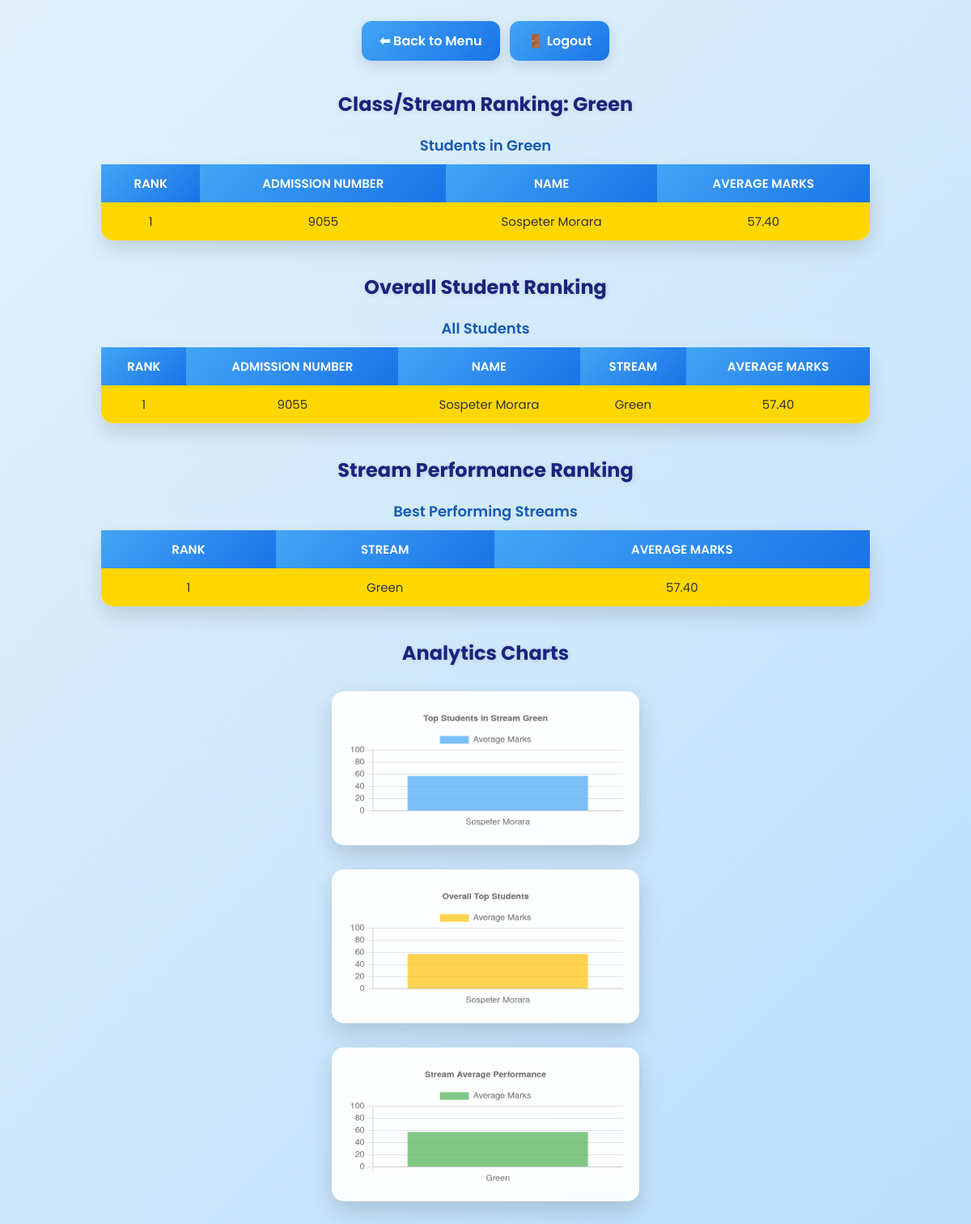
The app's page /rankings/Green/ (signed in) with its own data.
### students/models.py (models this page shows, shortened)
class Student(models.Model):
    GENDER_CHOICES = [
        ('Male', 'Male'),
        ('Female', 'Female'),
        ('Other', 'Other'),
    ]
    admission_number = models.CharField(max_length=20, primary_key=True)
    first_name = models.CharField(max_length=50)
    last_name = models.CharField(max_length=50)
    dob = models.DateField()
    gender = models.CharField(max_length=10, choices=GENDER_CHOICES)
    student_class = models.CharField(max_length=20)
    stream = models.CharField(max_length=5)
    contact_number = models.CharField(max_length=15)
    parent_name = models.CharField(max_length=50)
    parent_contact = models.CharField(max_length=15)
    address = models.TextField()
    photo = models.ImageField(upload_to="student_photos/", null=True, blank=True)
    class Meta:
        ordering = ["admission_number"]
        verbose_name_plural = "Students"

### students/views.py (the view)
# urls.py: path('rankings/', views.student_rankings, name='rankings_overall'),
@login_required
def student_rankings(request, stream=None):
    students_perf = Performance.objects.values(
        "student__admission_number", "student__first_name", "student__last_name", "student__stream"
    ).annotate(avg_marks=Avg("marks"))
    class_ranked = []
    if stream:
        stream_perf = [s for s in students_perf if s["student__stream"] == stream]
        stream_perf.sort(key=lambda x: -x["avg_marks"])
        for idx, s in enumerate(stream_perf, start=1):
            class_ranked.append({
                "rank": idx,
                "admission_number": s["student__admission_number"],
                "name": f"{s['student__first_name']} {s['student__last_name']}",
                "avg_marks": s["avg_marks"],
            })
    overall_ranked_list = []
    for idx, s in enumerate(sorted(students_perf, key=lambda x: -x["avg_marks"]), start=1):
        overall_ranked_list.append({
            "rank": idx,
            "admission_number": s["student__admission_number"],
            "name": f"{s['student__first_name']} {s['student__last_name']}",
            "avg_marks": s["avg_marks"],
            "stream": s["student__stream"],
        })
    streams_perf = {}
    for s in students_perf:
        streams_perf.setdefault(s["student__stream"], []).append(s["avg_marks"])
    stream_avg_list = [{"stream": k, "avg_marks": sum(v)/len(v) if v else 0} for k, v in streams_perf.items()]
    stream_avg_list.sort(key=lambda x: -x["avg_marks"])
    context = {
        "stream": stream,
        "class_ranked": class_ranked,
        "overall_ranked": overall_ranked_list,
        "stream_avg_list": stream_avg_list,
    }
    return render(request, "students/rankings.html", context)

### students/templates/students/rankings.html (shortened to what this page needs)
{% load static %}
<!DOCTYPE html>
<html lang="en">
<head>
</head>
<body>
<nav>
    <a href="{% url 'menu' %}">⬅ Back to Menu</a>
    <a href="{% url 'logout' %}">🚪 Logout</a>
</nav>
{% if stream %}
<h2>Class/Stream Ranking: {{ stream }}</h2>
{% if class_ranked %}
<table>
    <caption>Students in {{ stream }}</caption>
    <thead>
        <tr>
            <th>Rank</th>
            <th>Admission Number</th>
            <th>Name</th>
            <th>Average Marks</th>
        </tr>
    </thead>
    <tbody>
        {% for student in class_ranked %}
        <tr class="{% if student.rank == 1 %}rank-1{% elif student.rank == 2 %}rank-2{% elif student.rank == 3 %}rank-3{% endif %}">
            <td>{{ student.rank }}</td>
            <td>{{ student.admission_number }}</td>
            <td>{{ student.name }}</td>
            <td class="{% if student.avg_marks < 50 %}fail{% endif %}">{{ student.avg_marks|floatformat:2 }}</td>
        </tr>
        {% endfor %}
    </tbody>
</table>
{% else %}
<p style="text-align:center; font-size:16px;">No students found in this stream.</p>
{% endif %}
{% endif %}
<h2>Overall Student Ranking</h2>
<table>
    <caption>All Students</caption>
    <thead>
        <tr>
            <th>Rank</th>
            <th>Admission Number</th>
            <th>Name</th>
            <th>Stream</th>
            <th>Average Marks</th>
        </tr>
    </thead>
    <tbody>
        {% for student in overall_ranked %}
        <tr class="{% if student.rank == 1 %}rank-1{% elif student.rank == 2 %}rank-2{% elif student.rank == 3 %}rank-3{% endif %}">
            <td>{{ student.rank }}</td>
            <td>{{ student.admission_number }}</td>
            <td>{{ student.name }}</td>
            <td>{{ student.stream }}</td>
            <td class="{% if student.avg_marks < 50 %}fail{% endif %}">{{ student.avg_marks|floatformat:2 }}</td>
        </tr>
        {% endfor %}
    </tbody>
</table>
<h2>Stream Performance Ranking</h2>
<table>
    <caption>Best Performing Streams</caption>
    <thead>
        <tr>
            <th>Rank</th>
            <th>Stream</th>
            <th>Average Marks</th>
        </tr>
    </thead>
    <tbody>
        {% for s in stream_avg_list %}
        <tr class="{% if forloop.counter == 1 %}rank-1{% elif forloop.counter == 2 %}rank-2{% elif forloop.counter == 3 %}rank-3{% endif %}">
            <td>{{ forloop.counter }}</td>
            <td>{{ s.stream }}</td>
            <td>{{ s.avg_marks|floatformat:2 }}</td>
        </tr>
        {% endfor %}
    </tbody>
</table>
<h2>Analytics Charts</h2>
<canvas id="streamTopChart"></canvas>
<canvas id="overallTopChart"></canvas>
<canvas id="streamAvgChart"></canvas>
<script>
// Chart 1: Top Students in Stream
const streamTopData = {
    labels: [{% for student in class_ranked %}"{{ student.name }}"{% if not forloop.last %}, {% endif %}{% endfor %}],
    datasets: [{
        label: 'Average Marks',
        data: [{% for student in class_ranked %}{{ student.avg_marks|floatformat:"g" }}{% if not forloop.last %}, {% endif %}{% endfor %}],
        backgroundColor: 'rgba(66,165,245,0.7)'
    }]
};
new Chart(document.getElementById('streamTopChart'), {
    type: 'bar',
    data: streamTopData,
    options: { responsive: true, plugins: { title: { display: true, text: 'Top Students in Stream {{ stream }}' } }, scales: { y: { beginAtZero: true, max: 100 } } }
});
// Chart 2: Overall Top Students
const overallTopData = {
    labels: [{% for student in overall_ranked %}"{{ student.name }}"{% if not forloop.last %}, {% endif %}{% endfor %}],
    datasets: [{
        label: 'Average Marks',
        data: [{% for student in overall_ranked %}{{ student.avg_marks|floatformat:"g" }}{% if not forloop.last %}, {% endif %}{% endfor %}],
        backgroundColor: 'rgba(255,193,7,0.7)'
    }]
};
new Chart(document.getElementById('overallTopChart'), {
    type: 'bar',
    data: overallTopData,
    options: { responsive: true, plugins: { title: { display: true, text: 'Overall Top Students' } }, scales: { y: { beginAtZero: true, max: 100 } } }
});
// Chart 3: Stream Average Performance
const streamAvgData = {
    labels: [{% for s in stream_avg_list %}"{{ s.stream }}"{% if not forloop.last %}, {% endif %}{% endfor %}],
    datasets: [{
        label: 'Average Marks',
        data: [{% for s in stream_avg_list %}{{ s.avg_marks|floatformat:"g" }}{% if not forloop.last %}, {% endif %}{% endfor %}],
        backgroundColor: 'rgba(76,175,80,0.7)'
    }]
};
new Chart(document.getElementById('streamAvgChart'), {
    type: 'bar',
    data: streamAvgData,
    options: { responsive: true, plugins: { title: { display: true, text: 'Stream Average Performance' } }, scales: { y: { beginAtZero: true, max: 100 } } }
});
</script>
</body>
</html>

### students/templates/students/rankings.html (style rules this page uses)
body { font-family: 'Poppins', 'Segoe UI', Tahoma, Geneva, Verdana, sans-serif; margin: 0; background: linear-gradient(135deg, #e3f2fd, #bbdefb); color: #333; min-height: 100vh; padding: 20px; }
h2, h3 { text-align: center; color: #1a237e; margin: 20px 0 15px; text-shadow: 1px 1px 6px rgba(0,0,0,0.1); }
nav { text-align: center; margin-bottom: 30px; }
nav a { display: inline-block; margin: 6px 4px; padding: 12px 22px; background: linear-gradient(135deg, #42a5f5, #1a73e8); color: white; text-decoration: none; border-radius: 12px; font-weight: 600; transition: all 0.3s ease; box-shadow: 0 6px 18px rgba(0,0,0,0.12); }
table { width: 100%; max-width: 950px; margin: 20px auto 40px; border-collapse: collapse; border-radius: 15px; overflow: hidden; box-shadow: 0 12px 25px rgba(0,0,0,0.12); background: rgba(255,255,255,0.95); backdrop-filter: blur(8px); }
th, td { padding: 12px 16px; text-align: center; font-size: 15px; }
th { background: linear-gradient(135deg, #42a5f5, #1a73e8); color: white; font-weight: 600; text-transform: uppercase; }
.rank-1 { background-color: #ffd700; }
caption { caption-side: top; font-weight: 600; font-size: 18px; margin-bottom: 10px; color: #155ab6; text-align: center; }
canvas { max-width: 900px; margin: 30px auto; display: block; background: rgba(255,255,255,0.95); padding: 20px; border-radius: 15px; box-shadow: 0 12px 28px rgba(0,0,0,0.15); }

### records on screen
Student: stream "Green", rank "1", admission_number "9055", name "Sospeter Morara", avg_marks "57.40"

### other values on screen
{{ student.rank }} "1"
{{ student.admission_number }} "9055"
{{ student.name }} "Sospeter Morara"
{{ student.avg_marks|floatformat:2 }} "57.40"
chart data {{ student.avg_marks|floatformat:"g" }} 57.4
chart data {{ stream }} Green
